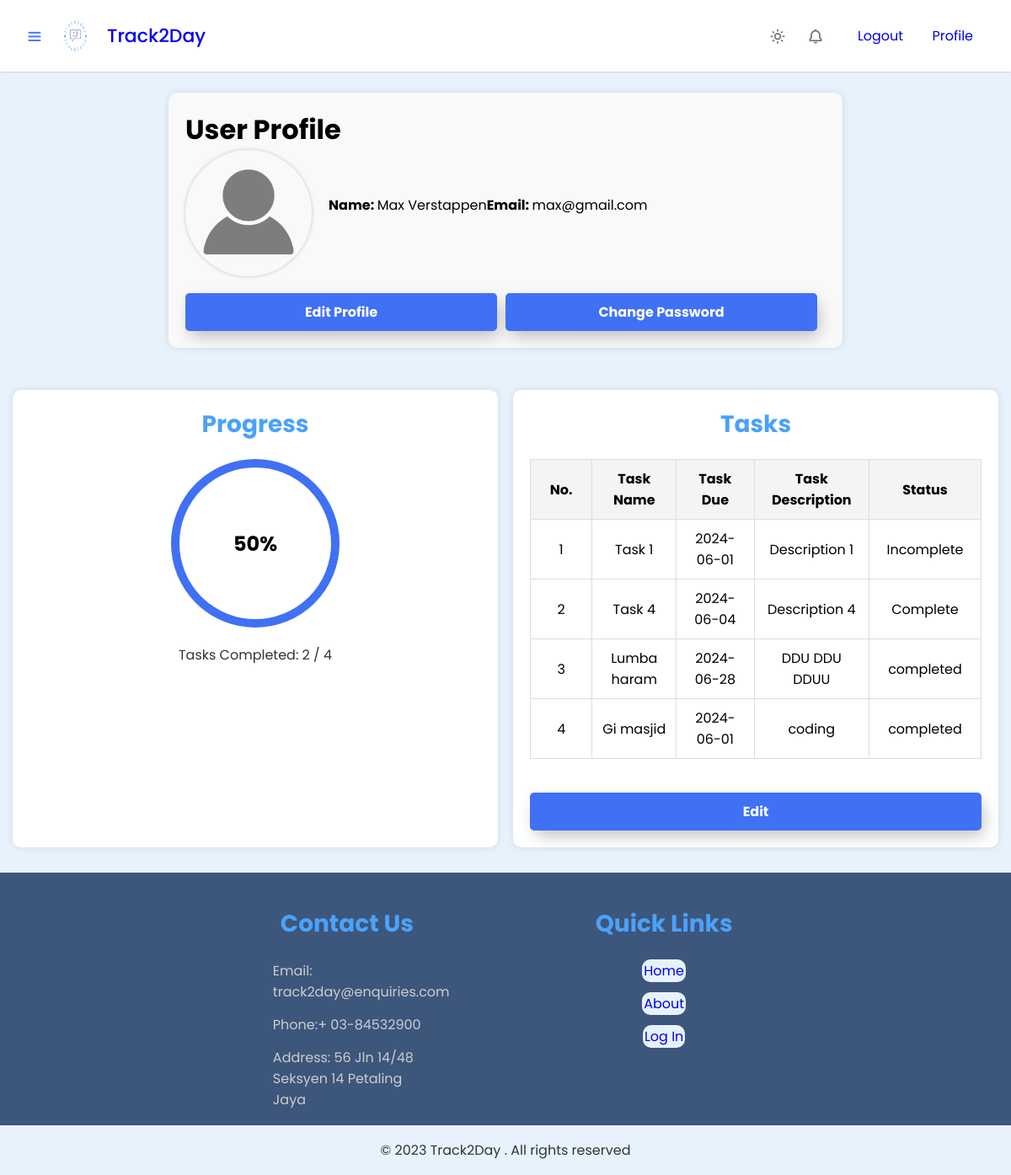
Before: /userprofile.php (signed in) with the older database file.
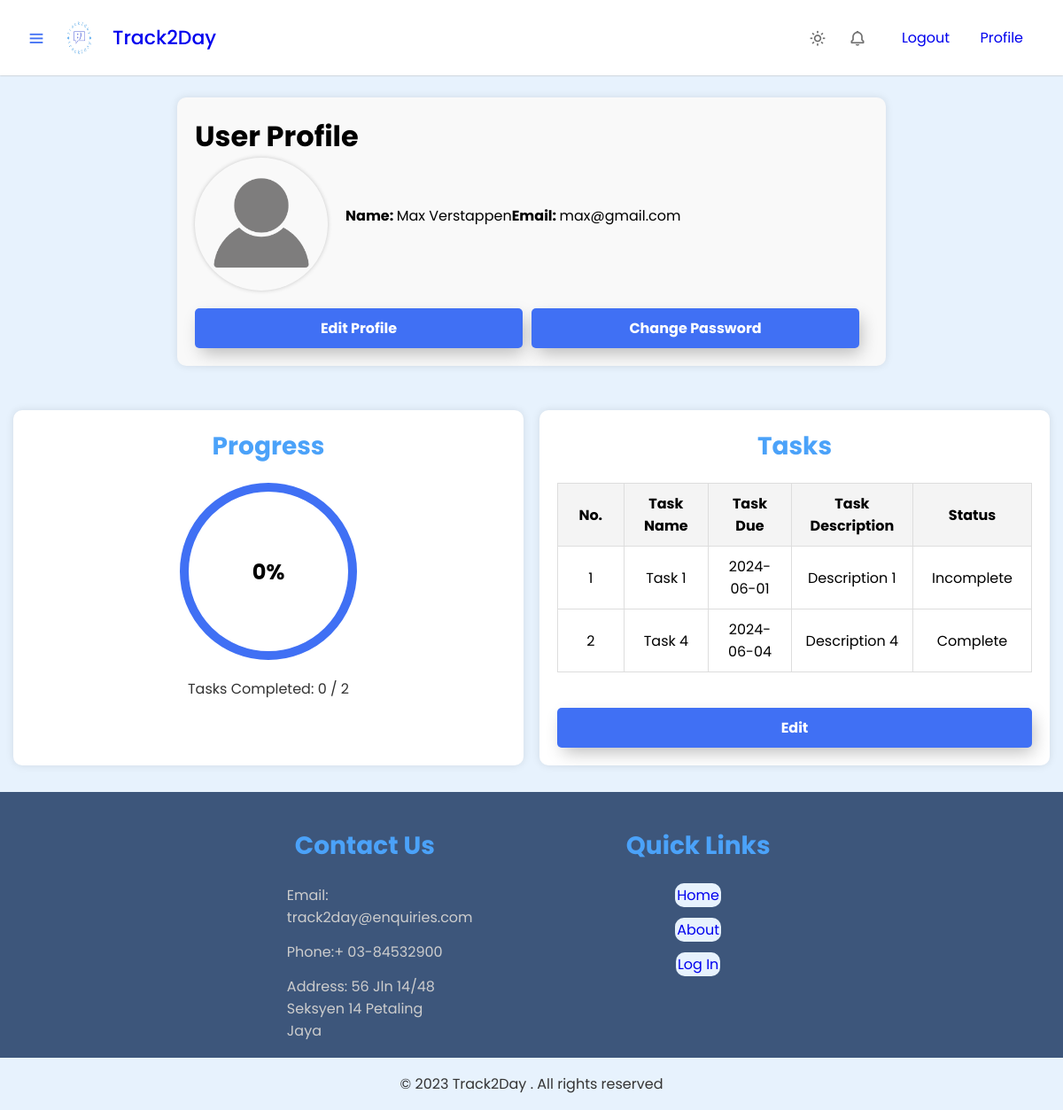
After: the same page with the newer database file.
### tables this page shows
CREATE TABLE `user` (
  `user_email` varchar(45) NOT NULL,
  `user_fname` varchar(45) NOT NULL,
  `user_lname` varchar(45) NOT NULL,
  `user_password` varchar(45) NOT NULL,
  `adm_email` varchar(45) NOT NULL
);

CREATE TABLE `task` (
  `task_id` varchar(11) NOT NULL,
  `task_name` varchar(45) NOT NULL,
  `task_desc` varchar(45) NOT NULL,
  `task_duration` date DEFAULT NULL,
  `task_status` varchar(45) NOT NULL,
  `user_email` varchar(45) NOT NULL
);

### userprofile.php (the view, shortened to what this page needs)
<?php
include('dbconn.php');
$user_email = $_SESSION['email'];
$sql = "SELECT * FROM user WHERE user_email = '$user_email'";
$result = mysqli_query($dbconn, $sql);
if ($result && mysqli_num_rows($result) > 0) {
    $row = mysqli_fetch_assoc($result);
    $user_fname = $row['user_fname'];
    $user_lname = $row['user_lname'];
} else {
    echo "Error: User data not found.";
    exit();
}
$sql_completed_tasks = "SELECT COUNT(*) AS completed_tasks FROM task WHERE user_email = '$user_email' AND task_status = 'completed'";
$result_completed_tasks = mysqli_query($dbconn, $sql_completed_tasks);
if ($result_completed_tasks && mysqli_num_rows($result_completed_tasks) > 0) {
    $row_completed_tasks = mysqli_fetch_assoc($result_completed_tasks);
    $completed_tasks = $row_completed_tasks['completed_tasks'];
} else {
    $completed_tasks = 0;
}
$sql_total_tasks = "SELECT COUNT(*) AS total_tasks FROM task WHERE user_email = '$user_email'";
$result_total_tasks = mysqli_query($dbconn, $sql_total_tasks);
if ($result_total_tasks && mysqli_num_rows($result_total_tasks) > 0) {
    $row_total_tasks = mysqli_fetch_assoc($result_total_tasks);
    $total_tasks = $row_total_tasks['total_tasks'];
} else {
    $total_tasks = 0;
}
$progress_percentage = ($total_tasks > 0) ? ($completed_tasks / $total_tasks) * 100 : 0;
$sql_tasks = "SELECT * FROM task WHERE user_email = '$user_email'";
$result_tasks = mysqli_query($dbconn, $sql_tasks);
?>
<!DOCTYPE html>
<html lang="en">
<head>
    <link href="https://unpkg.com/boxicons@2.1.4/css/boxicons.min.css" rel="stylesheet" />
    <link rel="stylesheet" href="style.css" />
</head>
<body>
    <nav class="navbar">
        <div class="logo_item">
            <i class="bx bx-menu" id="sidebarOpen"></i>
            <img src="icon.jpg" alt="Track2Day Logo">
            <a href="menu2.php">Track2Day</a>
        </div>
        <div class="navbar_content">
            <i class='bx bx-sun' id="darkLight"></i>
            <i class='bx bx-bell'></i>
            <ul>
                <li><a href="logout.php">Logout</a></li>
                <li><a href="userprofile.php">Profile</a></li>
            </ul>
        </div>
    </nav>
    <main>
        <div class="profile-container">
            <h1>User Profile</h1>
            <div class="profile-details">
                <div class="profile-pic">
                    <img src="nopfp.png" alt="Profile Picture">
                </div>
                <div class="profile-details">
                    <p><strong>Name: </strong><?php echo htmlspecialchars($user_fname) . ' ' . htmlspecialchars($user_lname); ?></p>
                    <p><strong>Email: </strong><?php echo htmlspecialchars($user_email); ?></p>
                </div>
            </div>
            <div class="profile-actions">
                <button onclick="location.href='editprofile.html'">Edit Profile</button>
                <button onclick="location.href='changepassword.html'">Change Password</button>
            </div>
        </div>
        <div class="progress-task-container">
            <div class="progress-box">
                <h3>Progress</h3>
                <div class="progress-circle">
                    <span id="progress-percentage"><?php echo round($progress_percentage); ?>%</span>
                </div>
                <p>Tasks Completed: <?php echo $completed_tasks; ?> / <?php echo $total_tasks; ?></p>
            </div>
            <div class="tasks-box">
                <h3>Tasks</h3>
                <table class="task-table">
                    <thead>
                        <tr>
                            <th>No.</th>
                            <th>Task Name</th>
                            <th>Task Due</th>
                            <th>Task Description</th>
                            <th>Status</th>
                        </tr>
                    </thead>
                    <tbody>
                    <?php
                        if ($result_tasks && mysqli_num_rows($result_tasks) > 0) {
                            $task_number = 1;
                            while ($row_task = mysqli_fetch_assoc($result_tasks)) {
                                echo "<tr>";
                                echo "<td>" . $task_number . "</td>";
                                echo "<td>" . htmlspecialchars($row_task['task_name']) . "</td>";
                                echo "<td>" . htmlspecialchars($row_task['task_duration']) . "</td>";
                                echo "<td>" . htmlspecialchars($row_task['task_desc']) . "</td>";
                                echo "<td>" . htmlspecialchars($row_task['task_status']) . "</td>";
                                echo "</tr>";
                                $task_number++;
                            }
                        } else {
                            echo "<tr><td colspan='5'>No tasks found.</td></tr>";
                        }
                        ?>
                    </tbody>
                </table>
                <button onclick="location.href='tasks.php'">Edit</button>
            </div>
        </div>
    </main>
</body>
<footer>
    <div class="footer-container">
        <div class="footer-content">
            <h3>Contact Us</h3>
            <p>Email: track2day@enquiries.com</p>
            <p>Phone:+ 03-84532900</p>
            <p>Address: 56 Jln 14/48 Seksyen 14 Petaling Jaya</p>
        </div>
        <div class="footer-content">
            <h3>Quick Links</h3>
             <ul class="list">
                <li><a href="menu2.php">Home</a></li>
                <li><a href="aboutus2.php">About</a></li>
                <li><a href="login.html">Log In</a></li>
             </ul>
        </div>
    </div>
    <div class="bottom-bar">
        <p>&copy; 2023 Track2Day . All rights reserved</p>
    </div>
</footer>
</html>

Changed rows visible on the page:
removed task: task_name "Lumba haram", task_duration "2024-06-28", task_desc "DDU DDU DDUU", task_status "completed"
removed task: task_name "Gi masjid", task_duration "2024-06-01", task_desc "coding", task_status "completed"
Other visible differences:
$progress_percentage: "50" → "0"
$completed_tasks: "2" → "0"
$total_tasks: "4" → "2"
